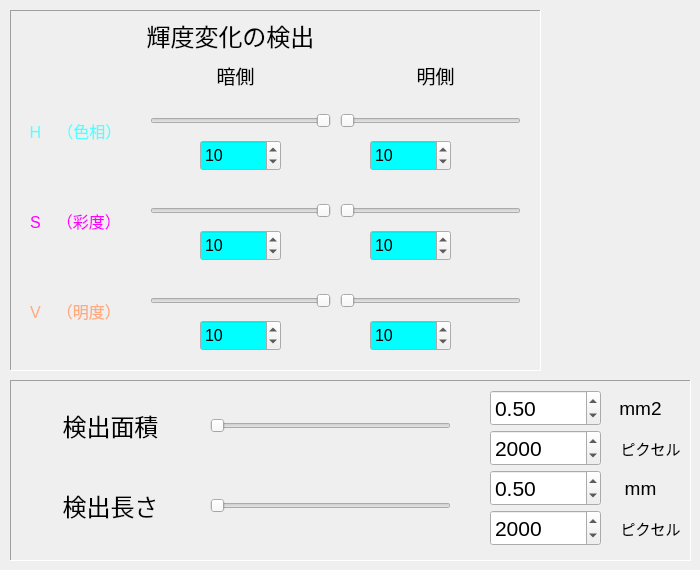
   <widget class="QWidget" name="Broad">
    <widget class="QFrame" name="frame_4">
     <property name="geometry">
      <rect>
       <x>10</x>
       <y>10</y>
       <width>531</width>
       <height>361</height>
      </rect>
     </property>
     <property name="frameShape">
      <enum>QFrame::Panel</enum>
     </property>
     <property name="frameShadow">
      <enum>QFrame::Sunken</enum>
     </property>
     <widget class="QLabel" name="labelK_6">
      <property name="geometry">
       <rect>
        <x>0</x>
        <y>0</y>
        <width>441</width>
        <height>51</height>
       </rect>
      </property>
      <property name="font">
       <font>
        <pointsize>18</pointsize>
       </font>
      </property>
      <property name="text">
       <string>輝度変化の検出</string>
      </property>
      <property name="alignment">
       <set>Qt::AlignCenter</set>
      </property>
     </widget>
     <widget class="QLabel" name="labelK_9">
      <property name="geometry">
       <rect>
        <x>0</x>
        <y>280</y>
        <width>131</width>
        <height>41</height>
       </rect>
      </property>
      <property name="palette">
       <palette>
        <active>
         <colorrole role="WindowText">
          <brush brushstyle="SolidPattern">
           <color alpha="255">
            <red>255</red>
            <green>170</green>
            <blue>127</blue>
           </color>
          </brush>
         </colorrole>
        </active>
        <inactive>
         <colorrole role="WindowText">
          <brush brushstyle="SolidPattern">
           <color alpha="255">
            <red>255</red>
            <green>170</green>
            <blue>127</blue>
           </color>
          </brush>
         </colorrole>
        </inactive>
        <disabled>
         <colorrole role="WindowText">
          <brush brushstyle="SolidPattern">
           <color alpha="255">
            <red>120</red>
            <green>120</green>
            <blue>120</blue>
           </color>
          </brush>
         </colorrole>
        </disabled>
       </palette>
      </property>
      <property name="font">
       <font>
        <pointsize>12</pointsize>
       </font>
      </property>
      <property name="text">
       <string>V　（明度）</string>
      </property>
      <property name="alignment">
       <set>Qt::AlignCenter</set>
      </property>
     </widget>
     <widget class="QSpinBox" name="spinBoxBCL">
      <property name="geometry">
       <rect>
        <x>190</x>
        <y>130</y>
        <width>81</width>
        <height>31</height>
       </rect>
      </property>
      <property name="palette">
       <palette>
        <active>
         <colorrole role="Base">
          <brush brushstyle="SolidPattern">
           <color alpha="255">
            <red>0</red>
            <green>255</green>
            <blue>255</blue>
           </color>
          </brush>
         </colorrole>
        </active>
        <inactive>
         <colorrole role="Base">
          <brush brushstyle="SolidPattern">
           <color alpha="255">
            <red>0</red>
            <green>255</green>
            <blue>255</blue>
           </color>
          </brush>
         </colorrole>
        </inactive>
        <disabled>
         <colorrole role="Base">
          <brush brushstyle="SolidPattern">
           <color alpha="255">
            <red>240</red>
            <green>240</green>
            <blue>240</blue>
           </color>
          </brush>
         </colorrole>
        </disabled>
       </palette>
      </property>
      <property name="font">
       <font>
        <pointsize>12</pointsize>
       </font>
      </property>
      <property name="autoFillBackground">
       <bool>true</bool>
      </property>
      <property name="maximum">
       <number>360</number>
      </property>
      <property name="value">
       <number>10</number>
      </property>
     </widget>
     <widget class="QLabel" name="labelK_7">
      <property name="geometry">
       <rect>
        <x>0</x>
        <y>190</y>
        <width>131</width>
        <height>41</height>
       </rect>
      </property>
      <property name="palette">
       <palette>
        <active>
         <colorrole role="WindowText">
          <brush brushstyle="SolidPattern">
           <color alpha="255">
            <red>255</red>
            <green>0</green>
            <blue>255</blue>
           </color>
          </brush>
         </colorrole>
        </active>
        <inactive>
         <colorrole role="WindowText">
          <brush brushstyle="SolidPattern">
           <color alpha="255">
            <red>255</red>
            <green>0</green>
            <blue>255</blue>
           </color>
          </brush>
         </colorrole>
        </inactive>
        <disabled>
         <colorrole role="WindowText">
          <brush brushstyle="SolidPattern">
           <color alpha="255">
            <red>120</red>
            <green>120</green>
            <blue>120</blue>
           </color>
          </brush>
         </colorrole>
        </disabled>
       </palette>
      </property>
      <property name="font">
       <font>
        <pointsize>12</pointsize>
       </font>
      </property>
      <property name="text">
       <string>S　（彩度）</string>
      </property>
      <property name="alignment">
       <set>Qt::AlignCenter</set>
      </property>
     </widget>
     <widget class="QSpinBox" name="spinBoxBYH">
      <property name="geometry">
       <rect>
        <x>360</x>
        <y>310</y>
        <width>81</width>
        <height>31</height>
       </rect>
      </property>
      <property name="palette">
       <palette>
        <active>
         <colorrole role="Base">
          <brush brushstyle="SolidPattern">
           <color alpha="255">
            <red>0</red>
            <green>255</green>
            <blue>255</blue>
           </color>
          </brush>
         </colorrole>
        </active>
        <inactive>
         <colorrole role="Base">
          <brush brushstyle="SolidPattern">
           <color alpha="255">
            <red>0</red>
            <green>255</green>
            <blue>255</blue>
           </color>
          </brush>
         </colorrole>
        </inactive>
        <disabled>
         <colorrole role="Base">
          <brush brushstyle="SolidPattern">
           <color alpha="255">
            <red>240</red>
            <green>240</green>
            <blue>240</blue>
           </color>
          </brush>
         </colorrole>
        </disabled>
       </palette>
      </property>
      <property name="font">
       <font>
        <pointsize>12</pointsize>
       </font>
      </property>
      <property name="autoFillBackground">
       <bool>true</bool>
      </property>
      <property name="maximum">
       <number>255</number>
      </property>
      <property name="value">
       <number>10</number>
      </property>
     </widget>
     <widget class="QSpinBox" name="spinBoxBCH">
      <property name="geometry">
       <rect>
        <x>360</x>
        <y>130</y>
        <width>81</width>
        <height>31</height>
       </rect>
      </property>
      <property name="palette">
       <palette>
        <active>
         <colorrole role="Base">
          <brush brushstyle="SolidPattern">
           <color alpha="255">
            <red>0</red>
            <green>255</green>
            <blue>255</blue>
           </color>
          </brush>
         </colorrole>
        </active>
        <inactive>
         <colorrole role="Base">
          <brush brushstyle="SolidPattern">
           <color alpha="255">
            <red>0</red>
            <green>255</green>
            <blue>255</blue>
           </color>
          </brush>
         </colorrole>
        </inactive>
        <disabled>
         <colorrole role="Base">
          <brush brushstyle="SolidPattern">
           <color alpha="255">
            <red>240</red>
            <green>240</green>
            <blue>240</blue>
           </color>
          </brush>
         </colorrole>
        </disabled>
       </palette>
      </property>
      <property name="font">
       <font>
        <pointsize>12</pointsize>
       </font>
      </property>
      <property name="autoFillBackground">
       <bool>true</bool>
      </property>
      <property name="maximum">
       <number>360</number>
      </property>
      <property name="value">
       <number>10</number>
      </property>
     </widget>
     <widget class="QSpinBox" name="spinBoxBMH">
      <property name="geometry">
       <rect>
        <x>360</x>
        <y>220</y>
        <width>81</width>
        <height>31</height>
       </rect>
      </property>
      <property name="palette">
       <palette>
        <active>
         <colorrole role="Base">
          <brush brushstyle="SolidPattern">
           <color alpha="255">
            <red>0</red>
            <green>255</green>
            <blue>255</blue>
           </color>
          </brush>
         </colorrole>
        </active>
        <inactive>
         <colorrole role="Base">
          <brush brushstyle="SolidPattern">
           <color alpha="255">
            <red>0</red>
            <green>255</green>
            <blue>255</blue>
           </color>
          </brush>
         </colorrole>
        </inactive>
        <disabled>
         <colorrole role="Base">
          <brush brushstyle="SolidPattern">
           <color alpha="255">
            <red>240</red>
            <green>240</green>
            <blue>240</blue>
           </color>
          </brush>
         </colorrole>
        </disabled>
       </palette>
      </property>
      <property name="font">
       <font>
        <pointsize>12</pointsize>
       </font>
      </property>
      <property name="autoFillBackground">
       <bool>true</bool>
      </property>
      <property name="maximum">
       <number>255</number>
      </property>
      <property name="value">
       <number>10</number>
      </property>
     </widget>
     <widget class="QSlider" name="horizontalSliderBYH">
      <property name="geometry">
       <rect>
        <x>330</x>
        <y>270</y>
        <width>181</width>
        <height>41</height>
       </rect>
      </property>
      <property name="maximum">
       <number>255</number>
      </property>
      <property name="orientation">
       <enum>Qt::Horizontal</enum>
      </property>
     </widget>
     <widget class="QSlider" name="horizontalSliderBCH">
      <property name="geometry">
       <rect>
        <x>330</x>
        <y>90</y>
        <width>181</width>
        <height>41</height>
       </rect>
      </property>
      <property name="maximum">
       <number>360</number>
      </property>
      <property name="orientation">
       <enum>Qt::Horizontal</enum>
      </property>
     </widget>
     <widget class="QSlider" name="horizontalSliderBMH">
      <property name="geometry">
       <rect>
        <x>330</x>
        <y>180</y>
        <width>181</width>
        <height>41</height>
       </rect>
      </property>
      <property name="maximum">
       <number>255</number>
      </property>
      <property name="orientation">
       <enum>Qt::Horizontal</enum>
      </property>
     </widget>
     <widget class="QSlider" name="horizontalSliderBML">
      <property name="geometry">
       <rect>
        <x>140</x>
        <y>180</y>
        <width>181</width>
        <height>41</height>
       </rect>
      </property>
      <property name="layoutDirection">
       <enum>Qt::RightToLeft</enum>
      </property>
      <property name="maximum">
       <number>255</number>
      </property>
      <property name="orientation">
       <enum>Qt::Horizontal</enum>
      </property>
     </widget>
     <widget class="QSlider" name="horizontalSliderBYL">
      <property name="geometry">
       <rect>
        <x>140</x>
        <y>270</y>
        <width>181</width>
        <height>41</height>
       </rect>
      </property>
      <property name="layoutDirection">
       <enum>Qt::RightToLeft</enum>
      </property>
      <property name="maximum">
       <number>255</number>
      </property>
      <property name="orientation">
       <enum>Qt::Horizontal</enum>
      </property>
     </widget>
     <widget class="QLabel" name="labelK_2">
      <property name="geometry">
       <rect>
        <x>0</x>
        <y>100</y>
        <width>131</width>
        <height>41</height>
       </rect>
      </property>
      <property name="palette">
       <palette>
        <active>
         <colorrole role="WindowText">
          <brush brushstyle="SolidPattern">
           <color alpha="255">
            <red>85</red>
            <green>255</green>
            <blue>255</blue>
           </color>
          </brush>
         </colorrole>
        </active>
        <inactive>
         <colorrole role="WindowText">
          <brush brushstyle="SolidPattern">
           <color alpha="255">
            <red>85</red>
            <green>255</green>
            <blue>255</blue>
           </color>
          </brush>
         </colorrole>
        </inactive>
        <disabled>
         <colorrole role="WindowText">
          <brush brushstyle="SolidPattern">
           <color alpha="255">
            <red>120</red>
            <green>120</green>
            <blue>120</blue>
           </color>
          </brush>
         </colorrole>
        </disabled>
       </palette>
      </property>
      <property name="font">
       <font>
        <pointsize>12</pointsize>
       </font>
      </property>
      <property name="text">
       <string>H　（色相）</string>
      </property>
      <property name="alignment">
       <set>Qt::AlignCenter</set>
      </property>
     </widget>
     <widget class="QSpinBox" name="spinBoxBYL">
      <property name="geometry">
       <rect>
        <x>190</x>
        <y>310</y>
        <width>81</width>
        <height>31</height>
       </rect>
      </property>
      <property name="palette">
       <palette>
        <active>
         <colorrole role="Base">
          <brush brushstyle="SolidPattern">
           <color alpha="255">
            <red>0</red>
            <green>255</green>
            <blue>255</blue>
           </color>
          </brush>
         </colorrole>
        </active>
        <inactive>
         <colorrole role="Base">
          <brush brushstyle="SolidPattern">
           <color alpha="255">
            <red>0</red>
            <green>255</green>
            <blue>255</blue>
           </color>
          </brush>
         </colorrole>
        </inactive>
        <disabled>
         <colorrole role="Base">
          <brush brushstyle="SolidPattern">
           <color alpha="255">
            <red>240</red>
            <green>240</green>
            <blue>240</blue>
           </color>
          </brush>
         </colorrole>
        </disabled>
       </palette>
      </property>
      <property name="font">
       <font>
        <pointsize>12</pointsize>
       </font>
      </property>
      <property name="autoFillBackground">
       <bool>true</bool>
      </property>
      <property name="maximum">
       <number>255</number>
      </property>
      <property name="value">
       <number>10</number>
      </property>
     </widget>
     <widget class="QSlider" name="horizontalSliderBCL">
      <property name="geometry">
       <rect>
        <x>140</x>
        <y>90</y>
        <width>181</width>
        <height>41</height>
       </rect>
      </property>
      <property name="layoutDirection">
       <enum>Qt::RightToLeft</enum>
      </property>
      <property name="maximum">
       <number>360</number>
      </property>
      <property name="orientation">
       <enum>Qt::Horizontal</enum>
      </property>
     </widget>
     <widget class="QSpinBox" name="spinBoxBML">
      <property name="geometry">
       <rect>
        <x>190</x>
        <y>220</y>
        <width>81</width>
        <height>31</height>
       </rect>
      </property>
      <property name="palette">
       <palette>
        <active>
         <colorrole role="Base">
          <brush brushstyle="SolidPattern">
           <color alpha="255">
            <red>0</red>
            <green>255</green>
            <blue>255</blue>
           </color>
          </brush>
         </colorrole>
        </active>
        <inactive>
         <colorrole role="Base">
          <brush brushstyle="SolidPattern">
           <color alpha="255">
            <red>0</red>
            <green>255</green>
            <blue>255</blue>
           </color>
          </brush>
         </colorrole>
        </inactive>
        <disabled>
         <colorrole role="Base">
          <brush brushstyle="SolidPattern">
           <color alpha="255">
            <red>240</red>
            <green>240</green>
            <blue>240</blue>
           </color>
          </brush>
         </colorrole>
        </disabled>
       </palette>
      </property>
      <property name="font">
       <font>
        <pointsize>12</pointsize>
       </font>
      </property>
      <property name="autoFillBackground">
       <bool>true</bool>
      </property>
      <property name="maximum">
       <number>255</number>
      </property>
      <property name="value">
       <number>10</number>
      </property>
     </widget>
     <widget class="QLabel" name="labelK_10">
      <property name="geometry">
       <rect>
        <x>150</x>
        <y>50</y>
        <width>151</width>
        <height>31</height>
       </rect>
      </property>
      <property name="font">
       <font>
        <pointsize>14</pointsize>
       </font>
      </property>
      <property name="text">
       <string>暗側</string>
      </property>
      <property name="alignment">
       <set>Qt::AlignCenter</set>
      </property>
     </widget>
     <widget class="QLabel" name="labelK_11">
      <property name="geometry">
       <rect>
        <x>350</x>
        <y>50</y>
        <width>151</width>
        <height>31</height>
       </rect>
      </property>
      <property name="font">
       <font>
        <pointsize>14</pointsize>
       </font>
      </property>
      <property name="text">
       <string>明側</string>
      </property>
      <property name="alignment">
       <set>Qt::AlignCenter</set>
      </property>
     </widget>
    </widget>
    <widget class="QFrame" name="frame_3">
     <property name="geometry">
      <rect>
       <x>10</x>
       <y>380</y>
       <width>681</width>
       <height>181</height>
      </rect>
     </property>
     <property name="frameShape">
      <enum>QFrame::Panel</enum>
     </property>
     <property name="frameShadow">
      <enum>QFrame::Sunken</enum>
     </property>
     <widget class="QLabel" name="labelK_5">
      <property name="geometry">
       <rect>
        <x>600</x>
        <y>50</y>
        <width>81</width>
        <height>36</height>
       </rect>
      </property>
      <property name="font">
       <font>
        <pointsize>11</pointsize>
       </font>
      </property>
      <property name="text">
       <string>ピクセル</string>
      </property>
      <property name="alignment">
       <set>Qt::AlignCenter</set>
      </property>
     </widget>
     <widget class="QSlider" name="horizontalSliderSizeB">
      <property name="geometry">
       <rect>
        <x>200</x>
        <y>20</y>
        <width>241</width>
        <height>51</height>
       </rect>
      </property>
      <property name="maximum">
       <number>10000</number>
      </property>
      <property name="orientation">
       <enum>Qt::Horizontal</enum>
      </property>
     </widget>
     <widget class="QDoubleSpinBox" name="doubleSpinBoxSizeBMM">
      <property name="geometry">
       <rect>
        <x>480</x>
        <y>10</y>
        <width>111</width>
        <height>36</height>
       </rect>
      </property>
      <property name="font">
       <font>
        <pointsize>16</pointsize>
       </font>
      </property>
      <property name="maximum">
       <double>10000.000000000000000</double>
      </property>
      <property name="value">
       <double>0.500000000000000</double>
      </property>
     </widget>
     <widget class="QLabel" name="labelK_4">
      <property name="geometry">
       <rect>
        <x>600</x>
        <y>10</y>
        <width>61</width>
        <height>36</height>
       </rect>
      </property>
      <property name="font">
       <font>
        <pointsize>14</pointsize>
       </font>
      </property>
      <property name="text">
       <string>mm2</string>
      </property>
      <property name="alignment">
       <set>Qt::AlignCenter</set>
      </property>
     </widget>
     <widget class="QLabel" name="labelK_3">
      <property name="geometry">
       <rect>
        <x>10</x>
        <y>20</y>
        <width>181</width>
        <height>51</height>
       </rect>
      </property>
      <property name="font">
       <font>
        <pointsize>18</pointsize>
       </font>
      </property>
      <property name="text">
       <string>検出面積</string>
      </property>
      <property name="alignment">
       <set>Qt::AlignCenter</set>
      </property>
     </widget>
     <widget class="QSpinBox" name="spinBoxSizeB">
      <property name="geometry">
       <rect>
        <x>480</x>
        <y>50</y>
        <width>111</width>
        <height>36</height>
       </rect>
      </property>
      <property name="font">
       <font>
        <pointsize>16</pointsize>
       </font>
      </property>
      <property name="maximum">
       <number>99999999</number>
      </property>
      <property name="value">
       <number>2000</number>
      </property>
     </widget>
     <widget class="QSpinBox" name="spinBoxLengthB">
      <property name="geometry">
       <rect>
        <x>480</x>
        <y>130</y>
        <width>111</width>
        <height>36</height>
       </rect>
      </property>
      <property name="font">
       <font>
        <pointsize>16</pointsize>
       </font>
      </property>
      <property name="maximum">
       <number>99999999</number>
      </property>
      <property name="value">
       <number>2000</number>
      </property>
     </widget>
     <widget class="QDoubleSpinBox" name="doubleSpinBoxLengthBMM">
      <property name="geometry">
       <rect>
        <x>480</x>
        <y>90</y>
        <width>111</width>
        <height>36</height>
       </rect>
      </property>
      <property name="font">
       <font>
        <pointsize>16</pointsize>
       </font>
      </property>
      <property name="maximum">
       <double>10000.000000000000000</double>
      </property>
      <property name="value">
       <double>0.500000000000000</double>
      </property>
     </widget>
     <widget class="QLabel" name="labelK_12">
      <property name="geometry">
       <rect>
        <x>600</x>
        <y>130</y>
        <width>81</width>
        <height>36</height>
       </rect>
      </property>
      <property name="font">
       <font>
        <pointsize>11</pointsize>
       </font>
      </property>
      <property name="text">
       <string>ピクセル</string>
      </property>
      <property name="alignment">
       <set>Qt::AlignCenter</set>
      </property>
     </widget>
     <widget class="QLabel" name="labelK_13">
      <property name="geometry">
       <rect>
        <x>600</x>
        <y>90</y>
        <width>61</width>
        <height>36</height>
       </rect>
      </property>
      <property name="font">
       <font>
        <pointsize>14</pointsize>
       </font>
      </property>
      <property name="text">
       <string>mm</string>
      </property>
      <property name="alignment">
       <set>Qt::AlignCenter</set>
      </property>
     </widget>
     <widget class="QSlider" name="horizontalSliderLengthB">
      <property name="geometry">
       <rect>
        <x>200</x>
        <y>100</y>
        <width>241</width>
        <height>51</height>
       </rect>
      </property>
      <property name="maximum">
       <number>10000</number>
      </property>
      <property name="orientation">
       <enum>Qt::Horizontal</enum>
      </property>
     </widget>
     <widget class="QLabel" name="labelK_14">
      <property name="geometry">
       <rect>
        <x>10</x>
        <y>100</y>
        <width>181</width>
        <height>51</height>
       </rect>
      </property>
      <property name="font">
       <font>
        <pointsize>18</pointsize>
       </font>
      </property>
      <property name="text">
       <string>検出長さ</string>
      </property>
      <property name="alignment">
       <set>Qt::AlignCenter</set>
      </property>
     </widget>
    </widget>
   </widget>
